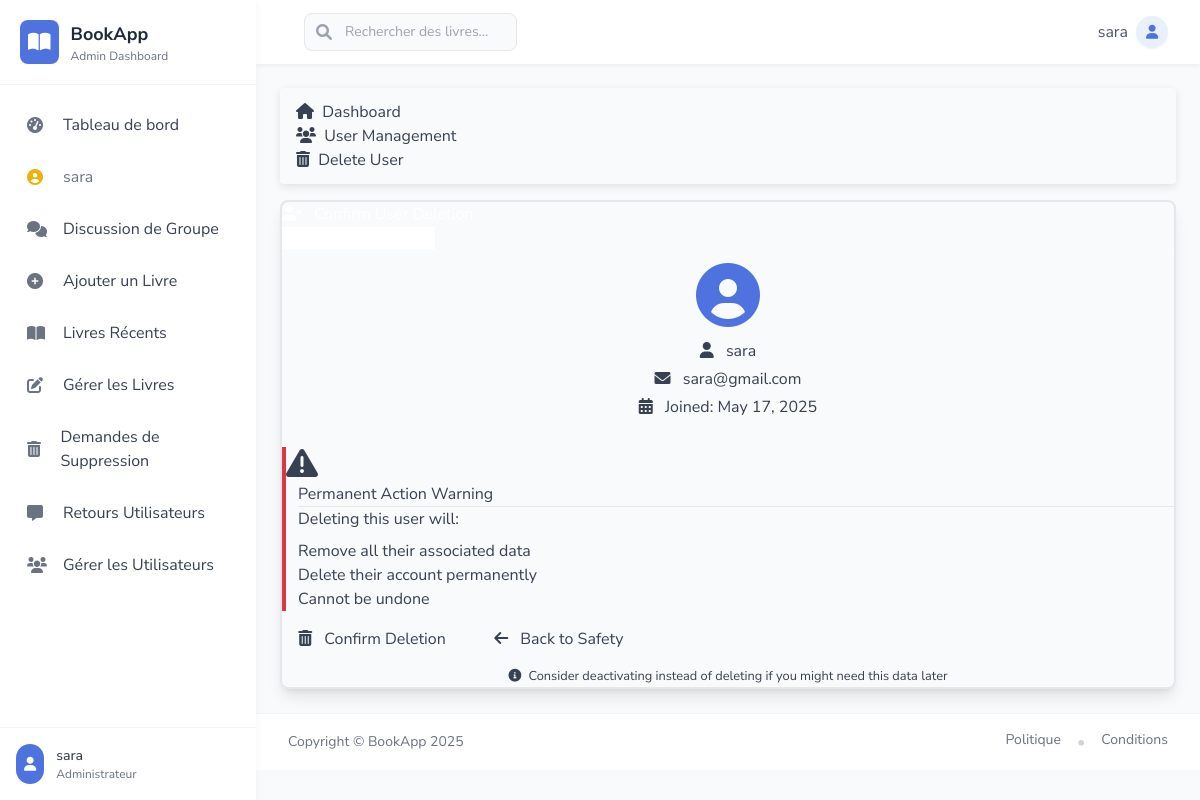
Page /aduser/20 on the committed database.
### bookstore/models.py (models this page shows)
class User(AbstractUser):
    is_admin = models.BooleanField(default=False)
    is_publisher = models.BooleanField(default=False)
    is_librarian = models.BooleanField(default=False)
    class Meta:
        swappable = 'AUTH_USER_MODEL'

### bookstore/views.py (the view)
# urls.py: path('aduser/<int:pk>', views.ADeleteUser.as_view(), name='aduser'),
class ADeleteUser(SuccessMessageMixin, DeleteView):
    model = User
    template_name='dashboard/confirm_delete3.html'
    success_url = reverse_lazy('aluser')
    success_message = "Data successfully deleted"

### bookstore/templates/dashboard/confirm_delete3.html (shortened to what this page needs)
{% extends 'dashboard/base.html' %}
{% load static %}
{% block body %}
<div class="container-fluid">
    <div class="row justify-content-center">
        <div class="col-lg-8">
            <nav aria-label="breadcrumb" class="mb-4">
                <ol class="breadcrumb bg-light p-3 rounded shadow-sm">
                    <li class="breadcrumb-item"><a href="{% url 'dashboard' %}"><i class="fas fa-home mr-1"></i> Dashboard</a></li>
                    <li class="breadcrumb-item"><a href="{% url 'aluser' %}"><i class="fas fa-users mr-1"></i> User Management</a></li>
                    <li class="breadcrumb-item active text-danger"><i class="fas fa-trash-alt mr-1"></i> Delete User</li>
                </ol>
            </nav>
            <div class="card border-danger shadow-lg">
                <div class="card-header bg-danger text-white d-flex justify-content-between align-items-center">
                    <h4 class="m-0">
                        <i class="fas fa-user-times mr-2"></i>
                    </h4>
                    <span class="badge bg-white text-danger">
                        <i class="fas fa-exclamation-circle mr-1"></i> Dangerous Action
                    </span>
                </div>
                <div class="card-body">
                    <div class="text-center mb-4 p-3 bg-light rounded">
                        <div class="user-avatar mb-3">
                            <i class="fas fa-user-circle fa-4x text-primary"></i>
                        </div>
                        <h5 class="text-danger mb-1">
                            <i class="fas fa-user mr-2"></i>
                            {{ object.username }}
                        </h5>
                        <p class="text-muted mb-1">
                            <i class="fas fa-envelope mr-2"></i>
                            {{ object.email|default:"No email provided" }}
                        </p>
                        <p class="text-muted">
                            <i class="fas fa-calendar-alt mr-2"></i>
                            Joined: {{ object.date_joined|date:"M d, Y" }}
                        </p>
                    </div>
                    <div class="alert alert-danger border-danger" role="alert">
                        <div class="d-flex">
                            <div class="flex-shrink-0">
                                <i class="fas fa-exclamation-triangle fa-2x"></i>
                            </div>
                            <div class="flex-grow-1 ms-3">
                                <h5 class="alert-heading">Permanent Action Warning</h5>
                                <hr>
                                <p class="mb-2">
                                    Deleting this user will:
                                </p>
                                <ul>
                                    <li>Remove all their associated data</li>
                                    <li>Delete their account permanently</li>
                                    <li>Cannot be undone</li>
                                </ul>
                            </div>
                        </div>
                    </div>
                    <form method="post" class="mt-4">
                        <div class="d-flex justify-content-center">
                            <button type="submit" class="btn btn-danger btn-lg mr-3 px-4">
                                <i class="fas fa-trash-alt mr-2"></i> Confirm Deletion
                            </button>
                            <a href="{% url 'aluser' %}" class="btn btn-success btn-lg px-4">
                                <i class="fas fa-arrow-left mr-2"></i> Back to Safety
                            </a>
                        </div>
                        <div class="text-center mt-3">
                            <small class="text-muted">
                                <i class="fas fa-info-circle mr-1"></i>
                                Consider deactivating instead of deleting if you might need this data later
                            </small>
                        </div>
                    </form>
                </div>
            </div>
        </div>
    </div>
</div>
{% endblock %}

### bookstore/templates/dashboard/base.html (shortened to what this page needs)
{% load static %}
<!DOCTYPE html>
<html lang="fr">
<head>
    <script src="https://cdn.tailwindcss.com"></script>
    <link rel="stylesheet" href="https://cdnjs.cloudflare.com/ajax/libs/font-awesome/6.0.0/css/all.min.css" />
</head>
<body class="bg-gray-50 font-sans text-gray-700">
    <div class="min-h-screen flex">
        <aside class="w-64 bg-white shadow-sidebar fixed h-full transition-all duration-300 transform z-20" id="sidebar">
            <div class="p-5 border-b border-gray-100">
                <a href="{% url 'dashboard' %}" class="flex items-center space-x-3">
                    <div class="bg-primary p-2 rounded-lg">
                        <i class="fas fa-book-open text-xl text-white"></i>
                    </div>
                    <div>
                        <h5 class="text-lg font-bold text-gray-800">BookApp</h5>
                        <p class="text-xs text-gray-500">Admin Dashboard</p>
                    </div>
                </a>
            </div>
            <nav class="mt-4 px-3">
                <a href="{% url 'dashboard' %}" class="sidebar-item flex items-center px-3 py-3 rounded-lg mb-1 hover:text-primary">
                    <i class="fas fa-tachometer-alt w-6 text-gray-500"></i>
                    <span class="ml-3">Tableau de bord</span>
                </a>
                <div class="sidebar-item flex items-center px-3 py-3 rounded-lg mb-1 text-gray-500">
                    <i class="fas fa-user-circle w-6 text-yellow-500"></i>
                    <span class="ml-3">{{ user.username }}</span>
                </div>
                <a href="{% url 'alchat' %}" class="sidebar-item flex items-center px-3 py-3 rounded-lg mb-1 hover:text-primary">
                    <i class="fas fa-comments w-6 text-gray-500"></i>
                    <span class="ml-3">Discussion de Groupe</span>
                </a>
                <a href="{% url 'aabook_form' %}" class="sidebar-item flex items-center px-3 py-3 rounded-lg mb-1 hover:text-primary">
                    <i class="fas fa-plus-circle w-6 text-gray-500"></i>
                    <span class="ml-3">Ajouter un Livre</span>
                </a>
                <a href="{% url 'albook' %}" class="sidebar-item flex items-center px-3 py-3 rounded-lg mb-1 hover:text-primary">
                    <i class="fas fa-book-open w-6 text-gray-500"></i>
                    <span class="ml-3">Livres Récents</span>
                </a>
                <a href="{% url 'ambook' %}" class="sidebar-item flex items-center px-3 py-3 rounded-lg mb-1 hover:text-primary">
                    <i class="fas fa-edit w-6 text-gray-500"></i>
                    <span class="ml-3">Gérer les Livres</span>
                </a>
                <a href="{% url 'adrequest' %}" class="sidebar-item flex items-center px-3 py-3 rounded-lg mb-1 hover:text-primary">
                    <i class="fas fa-trash-alt w-6 text-gray-500"></i>
                    <span class="ml-3">Demandes de Suppression</span>
                </a>
                <a href="{% url 'afeedback' %}" class="sidebar-item flex items-center px-3 py-3 rounded-lg mb-1 hover:text-primary">
                    <i class="fas fa-comment-alt w-6 text-gray-500"></i>
                    <span class="ml-3">Retours Utilisateurs</span>
                </a>
                <a href="{% url 'aluser' %}" class="sidebar-item flex items-center px-3 py-3 rounded-lg mb-1 hover:text-primary">
                    <i class="fas fa-users w-6 text-gray-500"></i>
                    <span class="ml-3">Gérer les Utilisateurs</span>
                </a>
            </nav>
            <div class="absolute bottom-0 w-full p-4 border-t border-gray-100 bg-white">
                <div class="flex items-center space-x-3">
                    <div class="bg-primary p-2 rounded-full">
                        <i class="fas fa-user text-white text-sm"></i>
                    </div>
                    <div>
                        <div class="text-sm font-medium text-gray-700">{{ user.username }}</div>
                        <div class="text-xs text-gray-500">Administrateur</div>
                    </div>
                </div>
            </div>
        </aside>
        <div class="flex-1 ml-64">
            <nav class="bg-white shadow-navbar">
                <div class="max-w-7xl mx-auto px-4 sm:px-6 lg:px-8">
                    <div class="flex justify-between h-16 items-center">
                        <div class="flex items-center">
                            <form class="ml-4 flex-1" action="{% url 'asearch' %}">
                                <div class="w-full max-w-lg lg:max-w-xs">
                                    <div class="relative">
                                        <div class="absolute inset-y-0 left-0 pl-3 flex items-center pointer-events-none">
                                        </div>
                                        <input id="search" name="query"
                                            class="input-focus block w-full pl-10 pr-3 py-2 border border-gray-200 rounded-lg bg-gray-50 placeholder-gray-400 focus:outline-none focus:ring-1 focus:ring-primary focus:border-transparent sm:text-sm"
                                            placeholder="Rechercher des livres..."
                                            type="search" />
                                    </div>
                                </div>
                            </form>
                        </div>
                        <div class="flex items-center">
                            <div class="ml-3 relative">
                                <div class="flex items-center">
                                    <span class="text-gray-600 mr-2 hidden md:block">{{ user.username }}</span>
                                    <button type="button" class="relative flex text-sm focus:outline-none" id="user-menu-button">
                                        <div class="h-8 w-8 rounded-full bg-primary-light flex items-center justify-center text-primary shadow-sm">
                                            <i class="fas fa-user text-sm"></i>
                                        </div>
                                    </button>
                                </div>
                            </div>
                        </div>
                    </div>
                </div>
            </nav>
            <main class="flex-1 p-6">
                {% block body %}{% endblock %}
            </main>
            <footer class="bg-white border-t border-gray-100">
                <div class="max-w-7xl mx-auto py-4 px-4 sm:px-6 lg:px-8">
                    <div class="flex flex-col md:flex-row justify-between items-center">
                        <div class="text-sm text-gray-500 mb-2 md:mb-0">
                            Copyright &copy; BookApp {% now "Y" %}
                        </div>
                        <div class="flex space-x-4">
                            <a href="#" class="text-sm text-gray-500 hover:text-primary">Politique</a>
                            <span class="text-gray-300">•</span>
                            <a href="#" class="text-sm text-gray-500 hover:text-primary">Conditions</a>
                        </div>
                    </div>
                </div>
            </footer>
        </div>
    </div>
</body>
</html>

### bookstore/templates/dashboard/base.html (style rules this page uses)
.sidebar-item { transition: all 0.2s ease; border-left: 3px solid transparent; }

### bookstore/templates/dashboard/confirm_delete3.html (style rules this page uses)
.card { border-radius: 0.5rem; border-width: 2px; }
.breadcrumb { padding: 0.75rem 1rem; box-shadow: 0 0.15rem 0.5rem rgba(0,0,0,0.1); }
.alert-danger { border-left: 4px solid #dc3545; }
.btn-danger { transition: all 0.2s; min-width: 180px; }
.btn-success { transition: all 0.2s; min-width: 180px; }
.user-avatar { color: #4e73df; }
.card-header { border-bottom: 1px solid rgba(255,255,255,0.2); }

### rows in the picture
User: username "sara", email "sara@gmail.com", date_joined "May 17, 2025"
